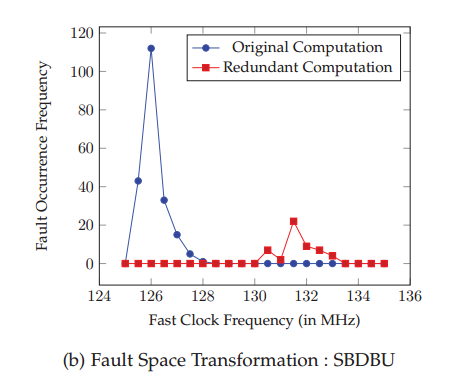
//> input picture pics/4.png, 455 x 390 px
$ ./backtrackSep   (built with g++ and OpenCV 4)
//> lines starting //> are read from the running program, lines starting //| are printed output that depends on the picture; after the words box and inside, x2 and y2 are one past the last pixel; in counts of white or black regions, pixels touching at a corner belong together
//> further down, img1 is the input picture: 390 rows x 455 cols, CV_8UC3; mean B, G, R 245.4, 244.8, 246.3
#include "opencv2/highgui/highgui.hpp"
#include "opencv2/imgproc/imgproc.hpp"
#include <iostream>
#include <stdio.h>
#include <stdlib.h>
//#include "stdafx.h"
#include "opencv2/core/core.hpp"
#include "opencv2/opencv.hpp"
#include <opencv2/objdetect/objdetect.hpp>
#include <fstream>
#include <math.h>
#include <vector>
#include <map>

using namespace cv;
struct Color {
	int r, g, b;
	Color(int r, int g, int b) : r(r), g(g), b(b) {}
	Color(Vec3b c) : r(c[0]), g(c[1]), b(c[2]) {}
	Color() : r(0), g(0), b(0) {}
	bool operator<(const Color& c) const {
		return (r + (g << 8) + (b << 16)) < (c.r + (c.g << 8) + (c.b << 16));
	}
	void addAvg(Vec3b c,int count)
	{
		r= (r*(count-1) +c[0])/count;
		g= (g*(count-1) +c[0])/count;
		b= (b*(count-1) +c[0])/count;
	}
};


using namespace std;
using namespace cv;

typedef struct R{
	int l;
	int r;
}range;
bool sortFunc(const pair<Color, int> &p1, const pair<Color, int> &p2) {
	return p1.second > p2.second;
}

void colorReduce(cv::Mat& image, int div =64)
{
//> called with div = 64
	int nl = image.rows;                    // number of lines
//> nl = 390
	int nc = image.cols * image.channels(); // number of elements per line
//> nc = 1365

	for (int j = 0; j < nl; j++)
	{
		// get the address of row j
		uchar* data = image.ptr<uchar>(j);

		for (int i = 0; i < nc; i++)
		{
			// process each pixel
			data[i] = data[i] / div * div + div / 2;
		}
	}
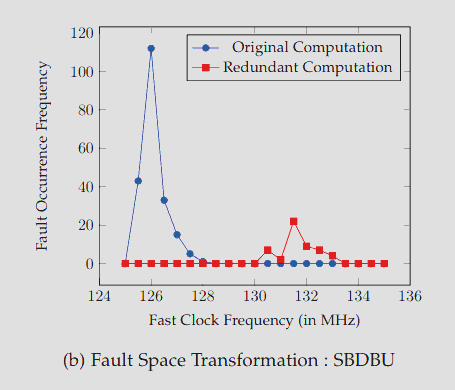
//> image: 390 rows x 455 cols, CV_8UC3; mean B, G, R 216.7, 216.3, 217.8
}

bool inThreshold(Vec3b a,Vec3b b,int thresh)
{
	if(a[0] +thresh<b[0] || a[0]-thresh>b[0] )
		return 0;
	if(a[1] +thresh<b[1] || a[1]-thresh>b[1] )
		return 0;
	if(a[1] +thresh<b[1] || a[1]-thresh>b[1] )
		return 0;
	return 1;
	// [4 lines of commented-out code are left out]
}


int main(){
	int d=25;
	Mat img1 = imread("./pics/4.png", CV_LOAD_IMAGE_COLOR);
	cv::imshow("actual", img1);
	Mat img2;
	img1.copyTo(img2);
	colorReduce(img2);

	cv::imshow("colorReduce", img2);


	// [16 lines of commented-out code are left out]

	Mat img=img2;


	namedWindow("img", WINDOW_AUTOSIZE);
	imshow("img", img);
	map<Color, int> histogram;
	for (int i = 0; i < img.rows; i++) {
		for (int j = 0; j < img.cols; j++) {
			::Color c(img.at<Vec3b>(i,j));
			if (histogram.find(c) == histogram.end())
				histogram[c] = 0;
			histogram[c]++;
		}
	}
//> after the loop, histogram = 39 items

	int maxCount = 20;
	int cnt = 0;
	cout << "map elements = " << histogram.size() << endl;
//| map elements = 39
	vector<pair<Color, int> > output;
	for (map<Color, int>::reverse_iterator it = histogram.rbegin(); it != histogram.rend(); it++) {
		output.push_back(make_pair(it->first, it->second));
	}
//> this loop made 39 passes

	sort(output.begin(), output.end(), sortFunc);
	for (int i = 0; i < 20 && i<output.size(); i++) {
		cout << "count = " << output[i].second << "color : " << output[i].first.r << " " << output[i].first.g << " " <<
			output[i].first.b << endl;
	}
//> this loop made 20 passes
//| count = 165008color : 224 224 224
//| count = 1654color : 96 96 96
//| count = 1542color : 160 160 160
//| count = 1182color : 32 32 224
//| count = 777color : 160 96 32
//| count = 740color : 160 224 224
//| count = 739color : 32 32 32
//| count = 610color : 224 224 160
//> (output is shown up to pass 8 of 20)


	/*Mat temp = Mat(img.rows,img.cols, CV_8UC3);
	for(int i=0;i<output.size();i++)
	{
		//int i=5;
		temp=Scalar(output[i].first.r,output[i].first.g,output[i].first.b);
		imshow("colours",temp);
		waitKey(0);

	}*/


	//*******Calculating average of clusters corresponding to original image
	vector<pair<Color, Color> > backtrack;
	int count;
	for(int i=0;i<output.size();i++)
	{
		Vec3b comparator=Vec3b(output[i].first.r,output[i].first.g,output[i].first.b);//= Scalar(output[i].first.r,output[i].first.g,output[i].first.b);
		count=0;
		Color OrigAvg(0,0,0);
		cout <<"color : " << output[i].first.r << " " << output[i].first.g << " " <<
			output[i].first.b << endl;
		for(int j=0;j<img.rows;j++)
		{
			for(int k=0;k<img.cols;k++)
			{
				if(comparator == img.at<Vec3b>(j,k))
				{

					count++;
					OrigAvg.addAvg(img1.at<Vec3b>(j,k),count);


				}
			}
		}
		backtrack.push_back(make_pair(output[i].first,OrigAvg));
		cout<<"OrigAvg : ("<<OrigAvg.r<<","<<OrigAvg.g<<","<<OrigAvg.b<<")\n";
		cout<<"count="<<count<<"\n";
	}
//> this loop made 39 passes
//> (comparator, count) on passes 1 to 12: ([224, 224, 224], 165008), ([96, 96, 96], 1654), ([160, 160, 160], 1542), ([32, 32, 224], 1182), ([160, 96, 32], 777), ([160, 224, 224], 740), ([32, 32, 32], 739), ([224, 224, 160], 610), ([160, 96, 96], 550), ([32, 32, 96], 515), ([224, 160, 96], 495), ([96, 96, 160], 493)
//| color : 224 224 224
//| OrigAvg : (192,192,192)
//| count=165008
//| color : 96 96 96
//> (the first 4 of 24 printed lines)
//> (output is shown up to pass 8 of 39)
//> after the loop, count = 2
	waitKey(0);


	cout<<"Showing image backtracked seperation***********************************\n";
	Mat temp = Mat(img1.rows,img1.cols, CV_8UC3);
	for(int i=1;i<backtrack.size();i++)
	{
		//int i=2;
		temp=Scalar(0,0,0);
		count=0;
		Vec3b comparator=Vec3b(backtrack[i].second.r,backtrack[i].second.g,backtrack[i].second.b);//= Scalar(output[i].first.r,output[i].first.g,output[i].first.b);
		int threshold=50;
		cout<<"OrigAvg : ("<<backtrack[i].second.r<<","<<backtrack[i].second.g<<","<<backtrack[i].second.b<<")\n";
		for(int j=0;j<img1.rows;j++)
		{
			for(int k=0;k<img1.cols;k++)
			{
				if(inThreshold(comparator,img1.at<Vec3b>(j,k),threshold))
				{
					//cout<<inThreshold(comparator,img1.at<Vec3b>(i,j),threshold)<<endl;
					//cout<<inThreshold(comparator,img1.at<Vec3b>(i,j),threshold)<<endl;
					count++;
					temp.at<Vec3b>(j,k)[0]=255;
					temp.at<Vec3b>(j,k)[1]=255;
					temp.at<Vec3b>(j,k)[2]=255;
				}
				//else
					//cout<<"Values : "<<comparator<<","<<img.at<Vec3b>(j,k)<<","<<inThreshold(comparator,img1.at<Vec3b>(i,j),threshold)<<endl;

			}
		}
		imshow("temp", temp);
		imshow("img1",img1);
		cout<<"count="<<count<<"\n";
		waitKey(0);


	}
//> this loop made 38 passes
//> (comparator, count) on passes 1 to 12: ([65, 65, 65], 4909), ([128, 128, 128], 4037), ([36, 36, 36], 3522), ([130, 130, 130], 4330), ([128, 128, 128], 4037), ([32, 32, 32], 3232), ([207, 207, 207], 168279), ([129, 129, 129], 4358), ([32, 32, 32], 3232), ([192, 192, 192], 4926), ([65, 65, 65], 4909), ([192, 192, 192], 4926)
//| OrigAvg : (65,65,65)
//| count=4909
//| OrigAvg : (128,128,128)
//| count=4037
//> (the first 4 of 16 printed lines)
//> (output is shown up to pass 8 of 38)
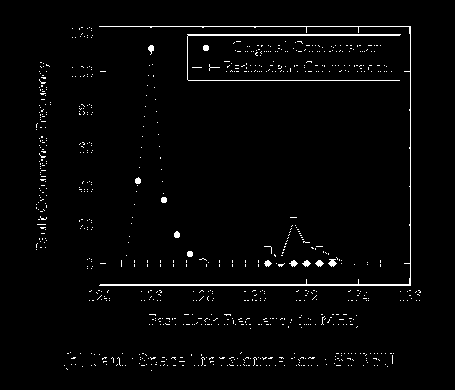
//> temp: 390 rows x 455 cols, CV_8UC3; 2.2% white in thin lines or dots, all inside (x1, y1, x2, y2) = (36, 26, 421, 371)
//> after the loop, count = 3955


	// [44 lines of commented-out code are left out]


	cv::waitKey();


	//waitKey(0);

	return 0;

}  //*/

$ run again, with pics/1.png copied over pics/4.png
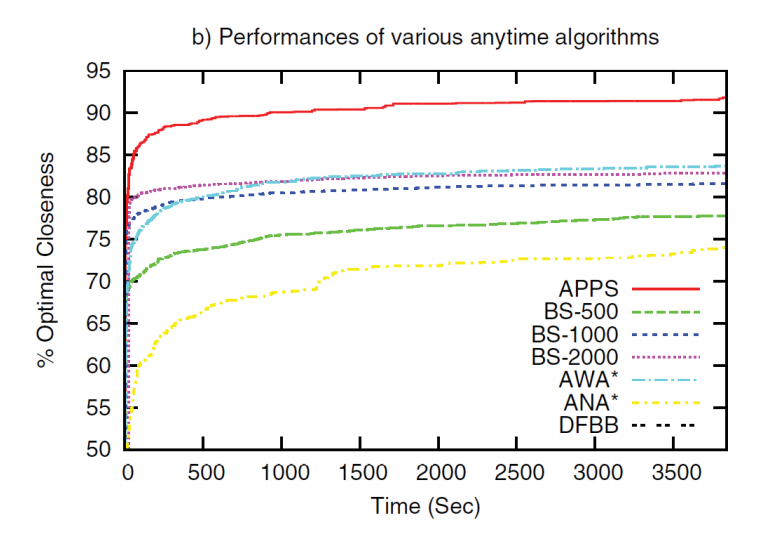
//> input picture pics/1.png, 781 x 540 px
//> img1 is the input picture: 540 rows x 781 cols, CV_8UC3; mean B, G, R 242.8, 243.4, 243.9
//> after the loop in colorReduce, `for (int j = 0; j < nl; j++)`:
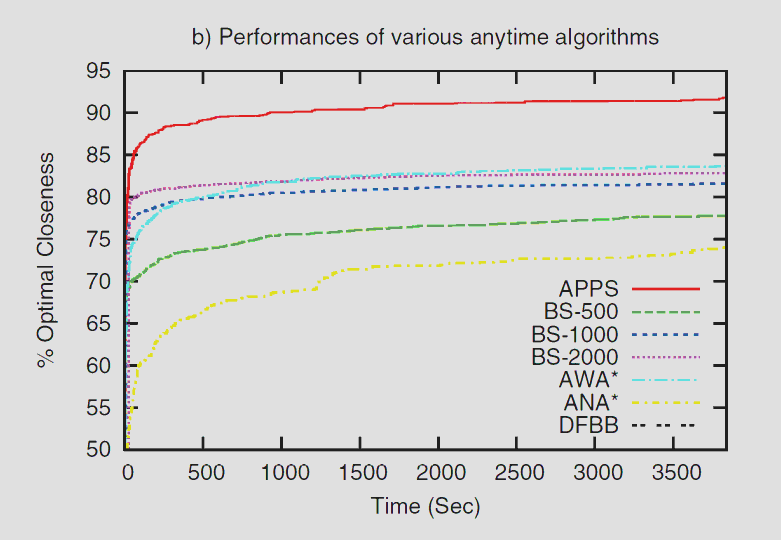
//> image: 540 rows x 781 cols, CV_8UC3; mean B, G, R 215.1, 215.5, 215.8
//> after the loop `for (int i = 0; i < img.rows; i++)`: histogram = 41 items
//| map elements = 41
//> the loop `for (map<Color, int>::reverse_iterator it = histogram.rbegin(); it != ..` made 41 passes
//> the loop `for (int i = 0; i < 20 && i<output.size(); i++)` made 20 passes
//| count = 391095color : 224 224 224
//| count = 9430color : 32 32 32
//| count = 1637color : 96 96 96
//| count = 1593color : 160 160 160
//| count = 1335color : 224 224 160
//> (output is shown up to pass 5 of 20)
//> the loop `for(int i=0;i<output.size();i++)` made 41 passes
//> (comparator, count) on passes 1 to 8: ([224, 224, 224], 391095), ([32, 32, 32], 9430), ([96, 96, 96], 1637), ([160, 160, 160], 1593), ([224, 224, 160], 1335), ([160, 160, 224], 1176), ([224, 224, 96], 1167), ([32, 32, 224], 1142)
//> (printed output is left out)
//> after the loop `for(int i=0;i<output.size();i++)`: count = 1
//> the loop `for(int i=1;i<backtrack.size();i++)` made 40 passes
//> (comparator, count) on passes 1 to 8: ([0, 0, 0], 10341), ([64, 64, 64], 9257), ([128, 128, 128], 6675), ([198, 198, 198], 13600), ([128, 128, 128], 6675), ([216, 216, 216], 396636), ([34, 34, 34], 12760), ([66, 66, 66], 9029)
//> (printed output is left out)
//> after the loop `for(int i=1;i<backtrack.size();i++)`:
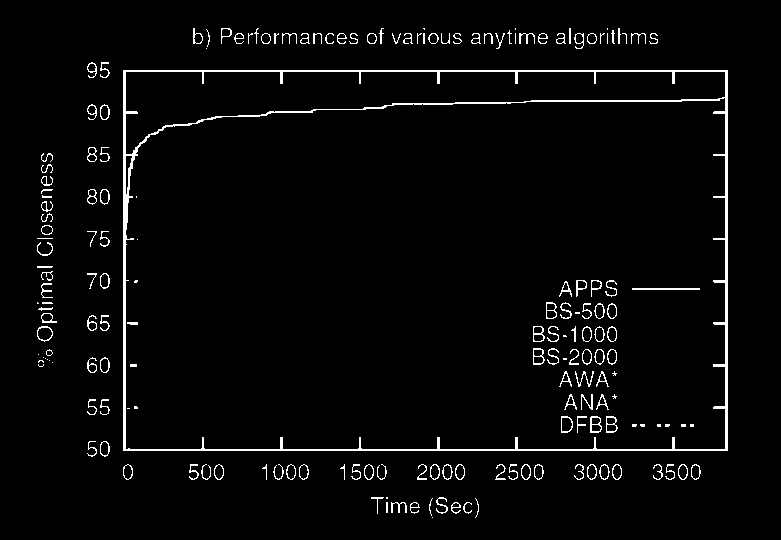
//> temp: 540 rows x 781 cols, CV_8UC3; 3.3% white in thin lines or dots, all inside (x1, y1, x2, y2) = (37, 28, 728, 518)
//> after the loop `for(int i=1;i<backtrack.size();i++)`: count = 13774

$ run again, with pics/11.png copied over pics/4.png
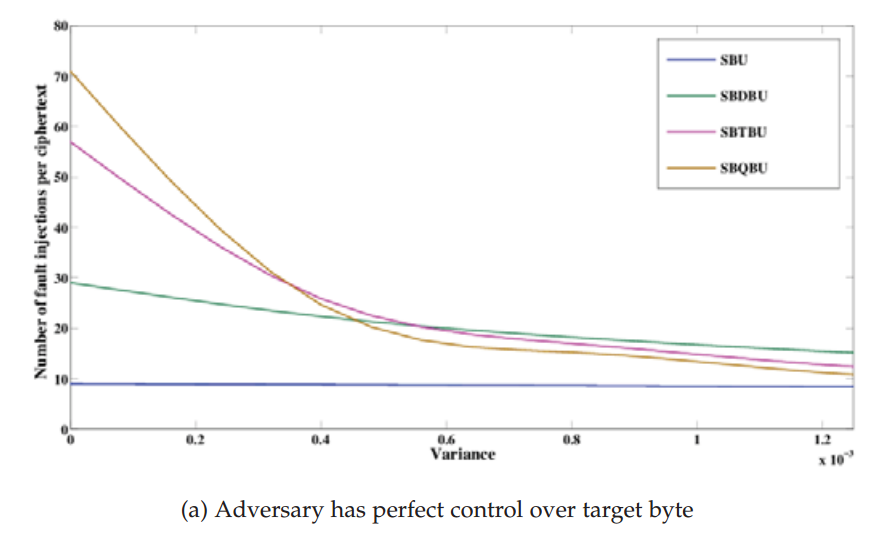
//> input picture pics/11.png, 875 x 538 px
//> img1 is the input picture: 538 rows x 875 cols, CV_8UC3; mean B, G, R 249.1, 249, 249.3
//> after the loop in colorReduce, `for (int j = 0; j < nl; j++)`:
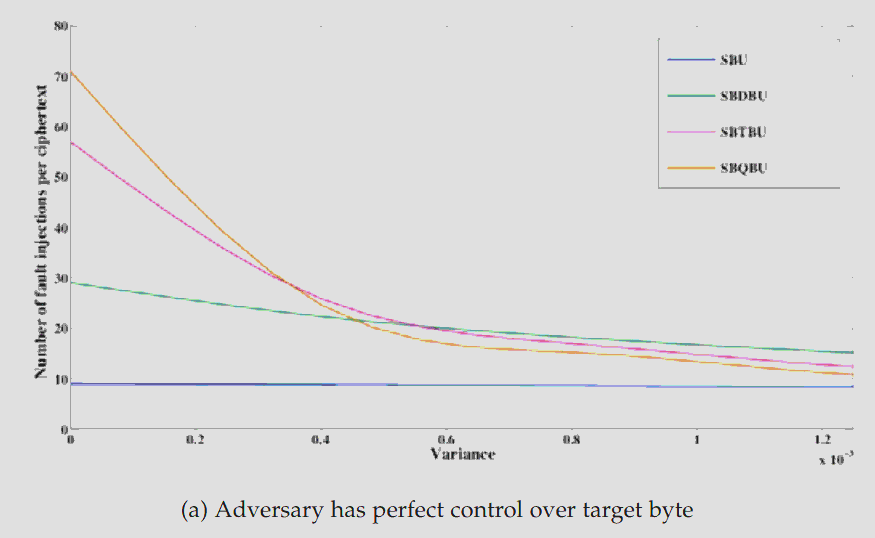
//> image: 538 rows x 875 cols, CV_8UC3; mean B, G, R 220.8, 220.7, 221
//> after the loop `for (int i = 0; i < img.rows; i++)`: histogram = 38 items
//| map elements = 38
//> the loop `for (map<Color, int>::reverse_iterator it = histogram.rbegin(); it != ..` made 38 passes
//> the loop `for (int i = 0; i < 20 && i<output.size(); i++)` made 20 passes
//| count = 451075color : 224 224 224
//| count = 5135color : 160 160 160
//| count = 2136color : 96 96 96
//| count = 1378color : 224 160 224
//| count = 1326color : 160 224 224
//> (output is shown up to pass 5 of 20)
//> the loop `for(int i=0;i<output.size();i++)` made 38 passes
//> (comparator, count) on passes 1 to 8: ([224, 224, 224], 451075), ([160, 160, 160], 5135), ([96, 96, 96], 2136), ([224, 160, 224], 1378), ([160, 224, 224], 1326), ([32, 32, 32], 1285), ([96, 160, 224], 1248), ([224, 160, 160], 1145)
//> (printed output is left out)
//> after the loop `for(int i=0;i<output.size();i++)`: count = 1
//> the loop `for(int i=1;i<backtrack.size();i++)` made 37 passes
//> (comparator, count) on passes 1 to 8: ([128, 128, 128], 7701), ([64, 64, 64], 3636), ([192, 192, 192], 26934), ([133, 133, 133], 8638), ([6, 6, 6], 1324), ([64, 64, 64], 3636), ([192, 192, 192], 26934), ([128, 128, 128], 7701)
//> (printed output is left out)
//> after the loop `for(int i=1;i<backtrack.size();i++)`:
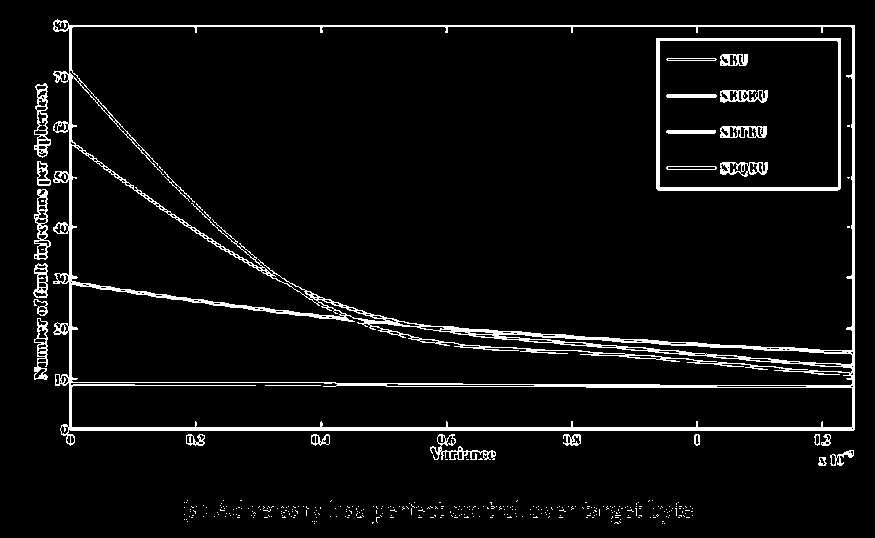
//> temp: 538 rows x 875 cols, CV_8UC3; 5.3% white; 357 white regions (330 under 20 px), largest, box (x1, y1, x2, y2) and area: (53, 19, 855, 446) 17048, (656, 38, 841, 191) 2311, (34, 83, 51, 158) 468
//> after the loop `for(int i=1;i<backtrack.size();i++)`: count = 24967
